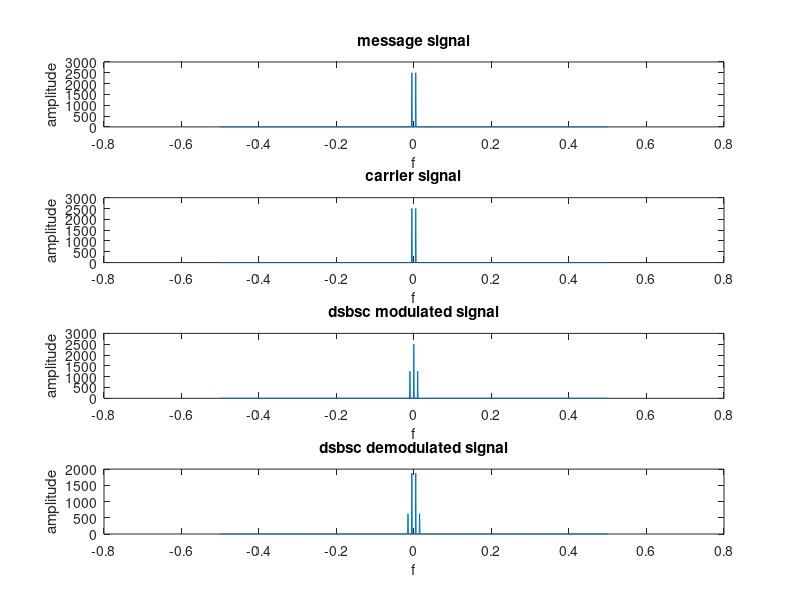

This figure's MATLAB source:
%fourier transfromation of message, carrier, dsbsc modulated and dsbsc demodulated 

close all
clear all
clc
    
am=input('amplitude of message signal=');
fm=input('frequency of message signal=');
ac=input('amplitude of carrier signal=');
fc=input('frequency of carrier signal=');

t=0:0.001:1;

mt=am*cos(2*pi*fm*t); %message signal
ct=ac*cos(2*pi*fc*t); %carrier signal
dsbsc=mt.*cos(2*pi*fc*t); %dsbsc modulated signal
demod=dsbsc.*cos(2*pi*fc*t); %dsbsc demodulated signal

%message signal
n=length(mt);
fourier_mt=abs(fftshift(fft(mt)));
f=[-n/2:n/2-1]/n;
subplot(4,1,1);
plot(f,fourier_mt);
title('message signal')
xlabel('f')
ylabel('amplitude')

%carrier signal
n=length(ct);
fourier_ct=abs(fftshift(fft(ct)));
f=[-n/2:n/2-1]/n;
subplot(4,1,2);
plot(f,fourier_ct);
title('carrier signal')
xlabel('f')
ylabel('amplitude')

%dsbsc modulated signal
n=length(dsbsc);
fourier_dsbsc=abs(fftshift(fft(dsbsc)));
f=[-n/2:n/2-1]/n;
subplot(4,1,3);
plot(f,fourier_dsbsc);
title('dsbsc modulated signal')
xlabel('f')
ylabel('amplitude')

%dsbsc demodulated signal
n=length(demod);
fourier_demod=abs(fftshift(fft(demod)));
f=[-n/2:n/2-1]/n;
subplot(4,1,4);
plot(f,fourier_demod);
title('dsbsc demodulated signal')
xlabel('f')
ylabel('amplitude')
